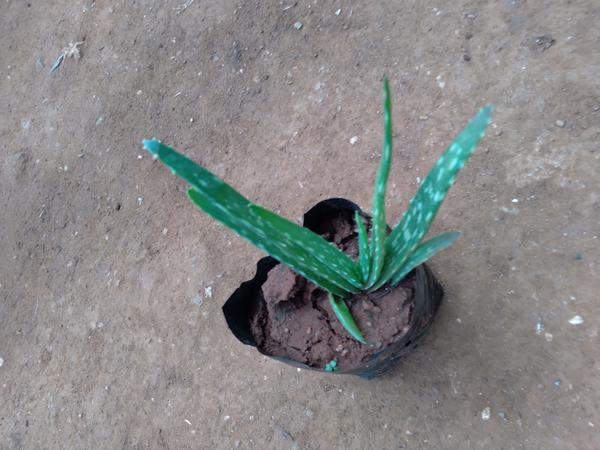
#> input picture codebase/MobileApp/main/assets/plants/aloevera.jpg, 600 x 450 px; its folder holds only this picture in this run
$ python -i 'ML Pipeline.py'   (imports and definitions only)
#> lines starting #> are read from the running program, lines starting #| are printed output that depends on the picture
#> further down, picture is the input picture: shape (450, 600, 3); mean B, G, R 135.4, 135.5, 135.2
import os
import cv2
import numpy as np
from tqdm import tqdm
from skimage.feature import hog

# === SETARI GENERALE ===
DIMENSIUNE_IMAGINE = (128, 128)          # dimensiunea standard la care este redimensionata fiecare imagine
PIXELS_PER_CELL = (16, 16)               # dimensiunea unei celule pentru HOG
CELLS_PER_BLOCK = (2, 2)                 # dimensiunea unui bloc pentru HOG
HOG_ORIENTATIONS = 9                     # numarul de directii de orientare pentru histograma gradientilor
HIST_BINS = 16                           # numarul de bare (bins) pentru histograma HSV (pentru fiecare canal)


def extrage_caracteristici(img):
    """
    Primeste o imagine originala si returneaza:
    - imaginea procesata (grayscale + Gaussian blur + resize)
    - un vector de caracteristici HOG + histograma HSV normalizata
    """
    # 1. Resize + grayscale
    img = cv2.resize(img, DIMENSIUNE_IMAGINE)
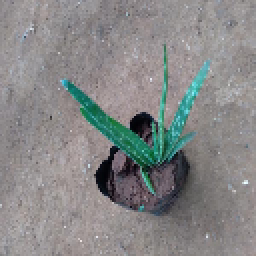
#> img: shape (128, 128, 3) (shown 2 times larger); mean of channels 0, 1, 2 135.2, 135.3, 135; drawn as B, G, R
    gray = cv2.cvtColor(img, cv2.COLOR_BGR2GRAY)
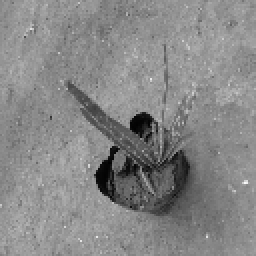
#> gray: shape (128, 128) (shown 2 times larger); min 1, max 249, mean 135.2

    # 2. Gaussian Blur (reducere zgomot si detalii mici)
    gray = cv2.GaussianBlur(gray, (5, 5), sigmaX=1)
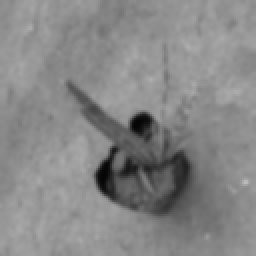
#> gray: shape (128, 128) (shown 2 times larger); min 5, max 189, mean 135.2

    # 3. Extractie HOG din imaginea grayscale blurata
    features_hog = hog(gray,
                       orientations=HOG_ORIENTATIONS,
                       pixels_per_cell=PIXELS_PER_CELL,
                       cells_per_block=CELLS_PER_BLOCK,
                       block_norm='L2-Hys',
                       visualize=False)
#> features_hog = 1764 values, max 0.413 at index 1598, min 0.00877 at index 1218, mean 0.15

    # 4. Convertire in HSV si extragere histograma pentru fiecare canal
    hsv = cv2.cvtColor(img, cv2.COLOR_BGR2HSV)
#> hsv: shape (128, 128, 3); mean H, S, V 85.2, 25, 141.1
    h_hist = cv2.calcHist([hsv], [0], None, [HIST_BINS], [0, 180]).flatten()
#> h_hist = [6001, 1053, 119, 15, 17, 25, 212, 818, 245, 268, 415, 500, 857, 867, 1299, 3673]
    s_hist = cv2.calcHist([hsv], [1], None, [HIST_BINS], [0, 256]).flatten()
#> s_hist = [10691, 3641, 423, 211, 120, 100, 95, 144, 167, 167, 149, 157, 164, 102, 40, 13]
    v_hist = cv2.calcHist([hsv], [2], None, [HIST_BINS], [0, 256]).flatten()
#> v_hist = [110, 127, 133, 182, 199, 302, 596, 1321, 3854, 6216, 2916, 330, 68, 16, 11, 3]

    # 5. Normalizare histograma si concatenare
    hist_features = np.concatenate([h_hist, s_hist, v_hist])
#> hist_features = 48 values, max 10691 at index 16, min 3 at index 47, mean 1024
    hist_features = hist_features / np.linalg.norm(hist_features)  # normalizare L2
#> hist_features = 48 values, max 0.68 at index 16, min 0.000191 at index 47, mean 0.0651

    # 6. Concatenare totala a vectorilor
    vector_final = np.concatenate([features_hog, hist_features])
#> vector_final = 1812 values, max 0.68 at index 1780, min 0.000191 at index 1811, mean 0.147

    return gray, vector_final


# [52 lines left out: function proceseaza_dataset, not called in this run]


# [10 lines not run here, left out]

>>> import cv2
>>> picture = cv2.imread('../../../codebase/MobileApp/main/assets/plants/aloevera.jpg')
>>> result = extrage_caracteristici(picture)
